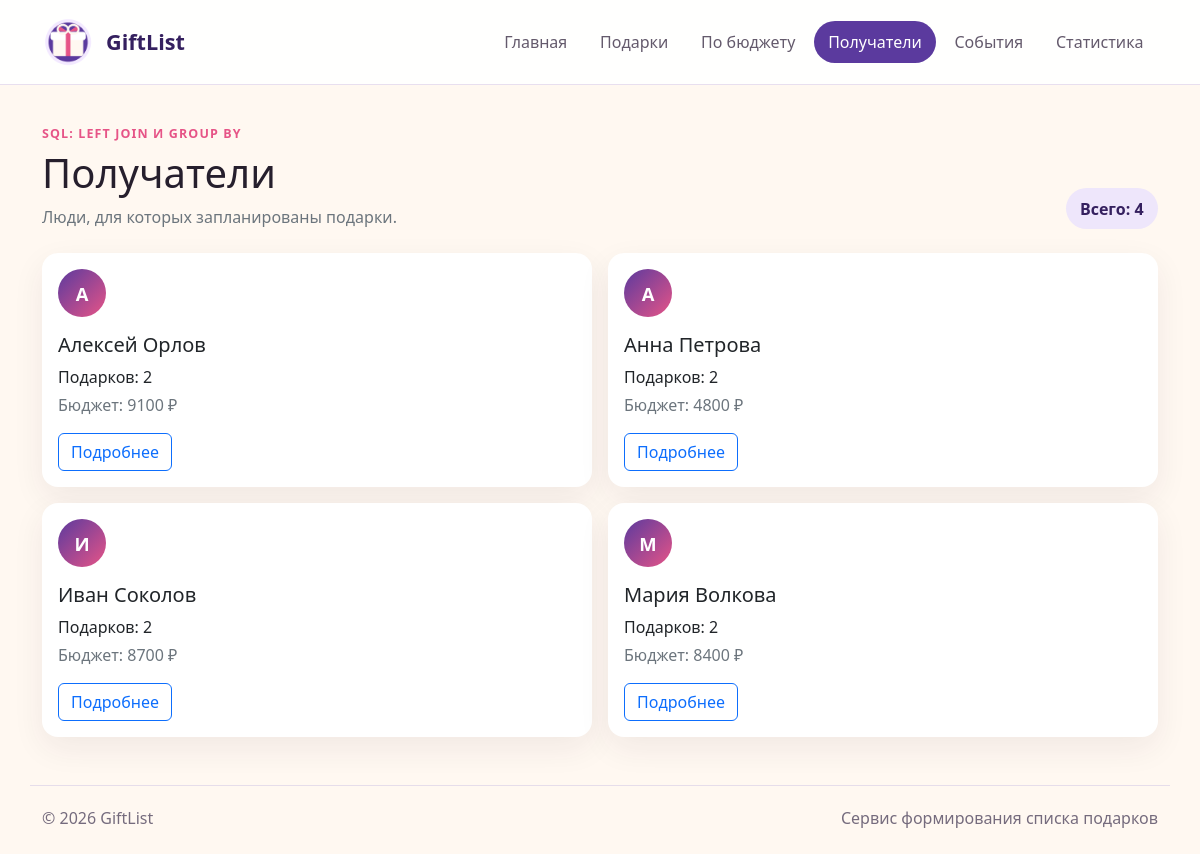
/recipients/, run on the app's committed database.
### recipients/views.py (the view)
# urls.py: path("", views.recipient_list, name="list"),
def recipient_list(request: HttpRequest) -> HttpResponse:
    with closing(get_connection()) as connection:
        recipients = connection.execute(
            """
            SELECT
                recipients.id,
                recipients.name,
                COUNT(gifts.id) AS gift_count,
                COALESCE(SUM(gifts.price), 0) AS total_price
            FROM recipients
            LEFT JOIN occasions ON occasions.recipient_id = recipients.id
            LEFT JOIN gifts ON gifts.occasion_id = occasions.id
            GROUP BY recipients.id, recipients.name
            ORDER BY recipients.name
            """
        ).fetchall()
    return render(
        request,
        "recipients/recipient_list.html",
        {"recipients": recipients},
    )

### db/database.py (called while the page is built)
def get_connection(database_path: Path | None = None) -> sqlite3.Connection:
    connection = sqlite3.connect(database_path or DB_PATH)
    connection.row_factory = sqlite3.Row
    connection.execute("PRAGMA foreign_keys = ON")
    return connection

### recipients/templates/recipients/recipient_list.html (shortened to what this page needs)
{% extends "base.html" %}
{% block content %}
<div class="section-heading">
    <div><span class="eyebrow">SQL: LEFT JOIN и GROUP BY</span>
        <h1>Получатели</h1>
        <p class="text-secondary mb-0">Люди, для которых запланированы подарки.</p></div>
    <span class="count-badge">Всего: {{ recipients|length }}</span>
</div>
<div class="row g-3">
    {% for recipient in recipients %}
        {% include "recipients/includes/recipient_card.html" %}
    {% empty %}
        <div class="col-12"><div class="empty-state">Получатели не найдены.</div></div>
    {% endfor %}
</div>
{% endblock %}

### recipients/templates/recipients/includes/recipient_card.html
<div class="col-md-6">
    <article class="card recipient-card h-100"><div class="card-body">
        <span class="recipient-avatar" aria-hidden="true">{{ recipient.name|first|upper }}</span>
        <h2 class="h5 mt-3">{{ recipient.name|default:"Без имени" }}</h2>
        <p class="mb-1">Подарков: {{ recipient.gift_count }}</p>
        <p class="text-secondary">Бюджет: {{ recipient.total_price }} ₽</p>
        <a href="{% url 'recipients:detail' recipient.id %}"
           class="btn btn-outline-primary">Подробнее</a>
    </div></article>
</div>

### homepage/static/homepage/css/style.css (style rules this page uses)
:root { --gift-purple: #5b3a9e; --gift-purple-dark: #35205f; --gift-pink: #e65487; --gift-cream: #fff8f1; --gift-ink: #261f2d; }
body { min-height: 100vh; margin: 0; color: var(--gift-ink); background: var(--gift-cream); display: flex; flex-direction: column; }
a { color: var(--gift-purple); }
.eyebrow { display: block; margin-bottom: 0.35rem; color: var(--gift-pink); font-size: 0.78rem; font-weight: 800; letter-spacing: 0.09em; text-transform: uppercase; }
.stat-card, .gift-card, .recipient-card, .content-card, .detail-card { border: 0; border-radius: 1rem; background: #fff; box-shadow: 0 0.7rem 2rem #33203f12; }
.section-heading { display: flex; align-items: end; justify-content: space-between; gap: 1rem; margin-bottom: 1.5rem; }
.count-badge { color: var(--gift-purple-dark); background: #eee6fb; border-radius: 999px; padding: 0.55rem 0.9rem; font-weight: 700; white-space: nowrap; }
.gift-card, .recipient-card { transition: transform 0.2s ease, box-shadow 0.2s ease; }
.recipient-avatar { width: 48px; height: 48px; display: inline-grid; place-items: center; color: #fff; background: linear-gradient(135deg, var(--gift-purple), var(--gift-pink)); border-radius: 50%; font-size: 1.15rem; font-weight: 800; }

### data on the page
recipients: name|first "А", name "Алексей Орлов", gift_count "2", total_price "9100"
recipients: name|first "А", name "Анна Петрова", gift_count "2", total_price "4800"
recipients: name|first "И", name "Иван Соколов", gift_count "2", total_price "8700"
recipients: name|first "М", name "Мария Волкова", gift_count "2", total_price "8400"

### other printed values
{{ recipients|length }} "4"
